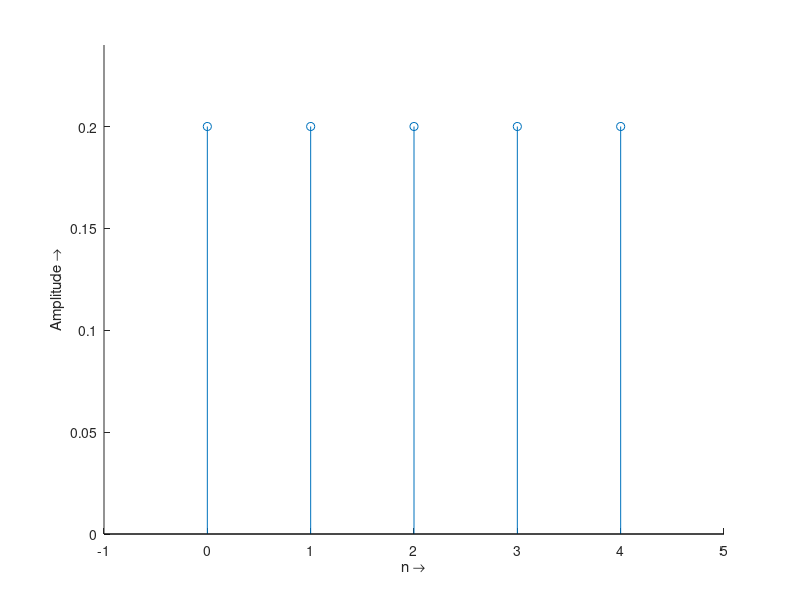
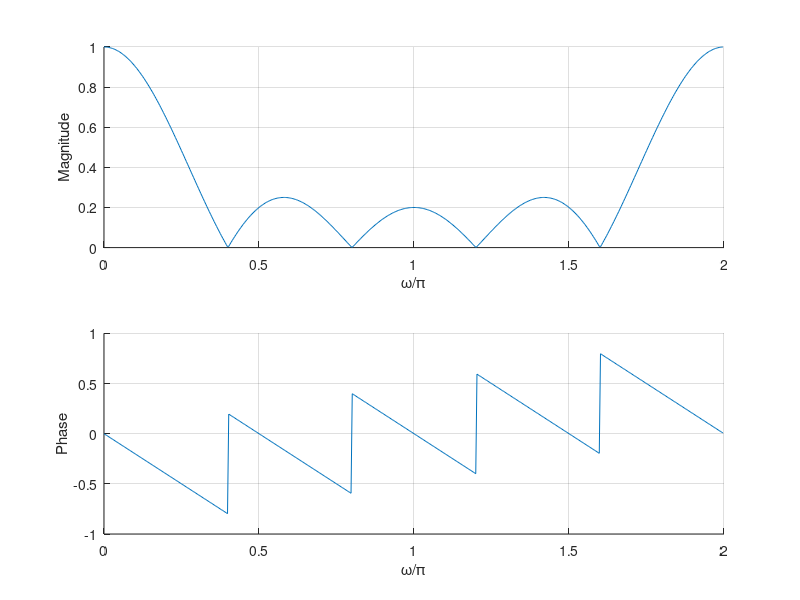

Write MATLAB code to recreate these figures, in order.
N = 5;
H = ones(1, N) / N;
Seq = [0:N-1];

figure(1); clf; hold on;
stem(Seq, H);
axis([-1 N 0 1/N*1.2]);
xlabel('n \rightarrow');
ylabel('Amplitude \rightarrow');


[Ht W] = freqz(H, 1.0, 512, 'whole');

%% Plot normalized by Pi
figure(2); clf;
subplot(2, 1, 1); hold on; grid on;
plot(W / pi, abs(Ht));
xlabel('\omega/\pi');
ylabel('Magnitude');

subplot(2, 1, 2);  hold on; grid on;
plot(W / pi, angle(Ht) / pi);
xlabel('\omega/\pi');
ylabel('Phase');
